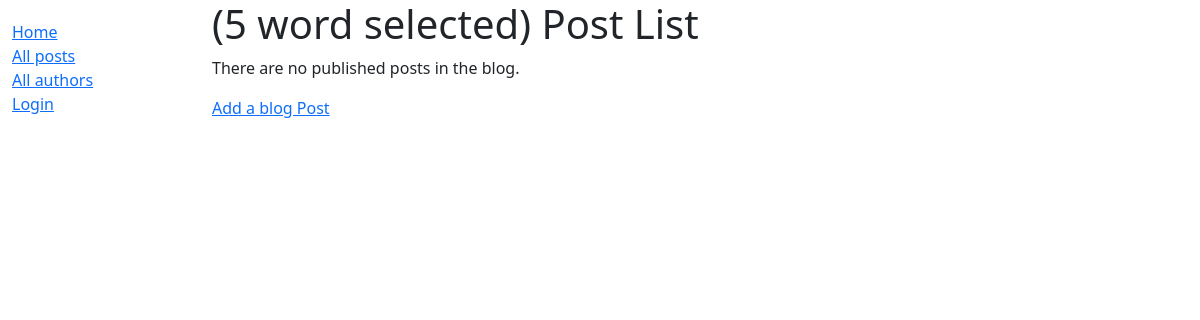
The app's page /blog/blogs/, older data.
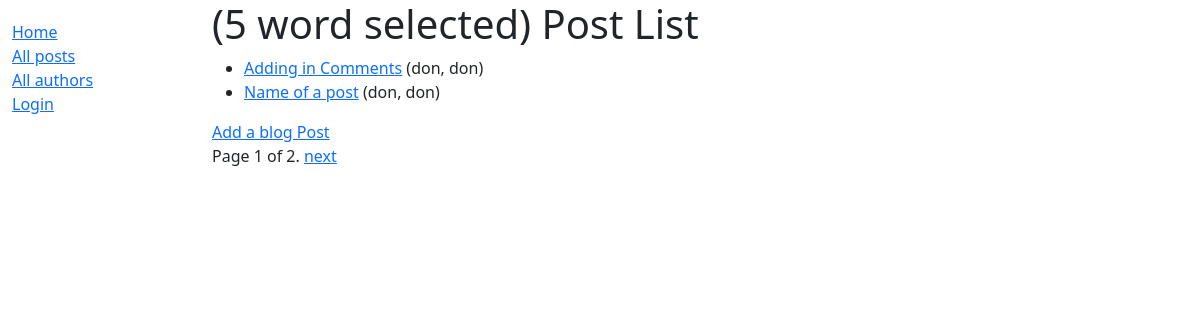
The same page, newer data.
### blog/models.py (models this page shows, shortened)
class Post(models.Model):
    name = models.CharField(max_length=200)
    author = models.ForeignKey('Author', on_delete=models.SET_NULL, null=True)
    content = models.TextField(max_length=1000, help_text='Enter the blog Post content')
    topic = models.ManyToManyField(Topic, help_text='Select a Topic for this blog Post')
    pubdatetime = models.DateTimeField(auto_now=True)
    def get_absolute_url(self):
        return reverse('blog-detail', args=[str(self.id)])
    class Meta:
        ordering = ['name', '-pubdatetime']
        permissions = (("can_create_new", "Create a new post"),)

class Author(models.Model):
    first_name = models.CharField(max_length=100)
    last_name = models.CharField(max_length=100)
    date_of_birth = models.DateField(null=True, blank=True)
    class Meta:
        ordering = ['last_name', 'first_name']
    def __str__(self):
        return f'{self.last_name}, {self.first_name}'

### blog/views.py (the view)
# urls.py: path('blogs/', views.PostListView.as_view(), name='blogs'),
class PostListView(generic.ListView):
    model = Post
    paginate_by = 2
    context_object_name = 'post_list'   # your own name for the list as a template variable
    queryset = Post.objects.all()
    template_name = 'blog/blog_list.html'

### blog/templates/blog/blog_list.html
{% extends "base_generic.html" %}
{% block content %}
  <h1>(5 word selected) Post List</h1>
  {% if post_list %}
  <ul>
    {% for post in post_list %}
      <li>
        <a href="{{ post.get_absolute_url }}">{{ post.name }}</a> ({{post.author}})
      </li>
    {% endfor %}
  </ul>
  {% else %}
    <p>There are no published posts in the blog.</p>
  {% endif %}
  <div>
	<a href="{% url 'blog_create' %}">Add a blog Post</a>
	</div>
{% endblock %}

### blog/templates/base_generic.html (shortened to what this page needs)
<!DOCTYPE html>
<html lang="en">
<head>
  <link href="https://cdn.jsdelivr.net/npm/bootstrap@5.1.3/dist/css/bootstrap.min.css" rel="stylesheet">
  {% load static %}
  <link rel="stylesheet" href="{% static 'css/styles.css' %}">
</head>
<body>
  <div class="container-fluid">
    <div class="row">
      <div class="col-sm-2">
      {% block sidebar %}
        <ul class="sidebar-nav">
          <li><a href="{% url 'index' %}">Home</a></li>
          <li><a href="{% url 'blogs' %}">All posts</a></li>
          <li><a href="{% url 'bloggers' %}">All authors</a></li>
		  {% if user.is_authenticated %}
			 <li>User: {{ user.get_username }}</li>
			 <li><a href="">My Trolling doesnt work yet</a></li>
			 <li><a href="{% url 'logout'%}?next={{request.path}}">Logout</a></li>
		  {% else %}
			 <li><a href="{% url 'login'%}?next={{request.path}}">Login</a></li>
		  {% endif %}
        </ul>
     {% endblock %}
      </div>
      <div class="col-sm-10 ">
		{% block content %}{% endblock %}
		{% block pagination %}
				{% if is_paginated %}
					<div class="pagination">
						<span class="page-links">
							<span class="page-current">
								Page {{ page_obj.number }} of {{ page_obj.paginator.num_pages }}.
							</span>
							{% if page_obj.has_next %}
								<a href="{{ request.path }}?page={{ page_obj.next_page_number }}">next</a>
							{% endif %}
						</span>
					</div>
				{% endif %}
		{% endblock %}
		</div>
    </div>
  </div>
</body>
</html>

### blog/static/css/styles.css (style rules this page uses)
.sidebar-nav { margin-top: 20px; padding: 0; list-style: none; }

Row changes from the older to the newer data that the page shows:
added Post: name "Adding in Comments", author "don, don"
added Post: name "Name of a post", author "don, don"
Text that changed along with them:
{{ page_obj.number }}: (not shown) → "1"
{{ page_obj.paginator.num_pages }}: (not shown) → "2"
text no longer shown: "There are no published posts in the blog."
text now shown: "Page of . next"
